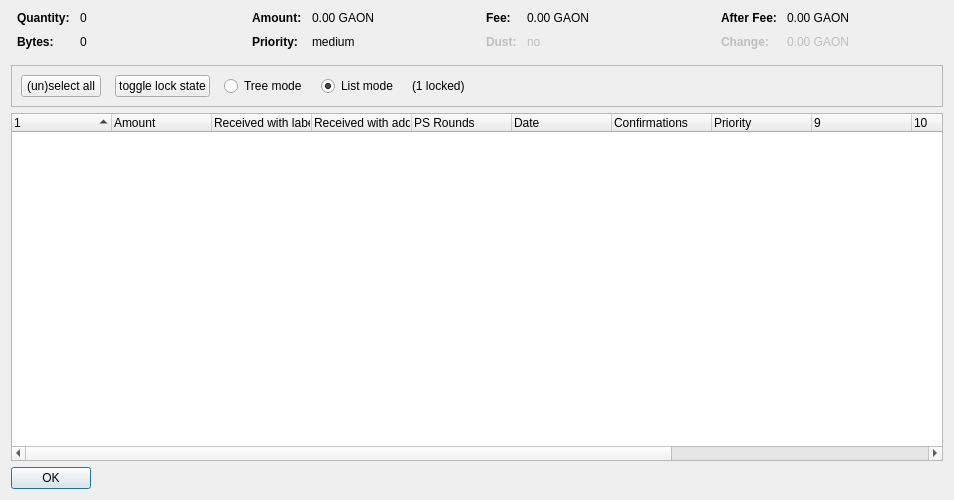
<?xml version="1.0" encoding="UTF-8"?>
<ui version="4.0">
 <class>CoinControlDialog</class>
 <widget class="QDialog" name="CoinControlDialog">
  <property name="geometry">
   <rect>
    <x>0</x>
    <y>0</y>
    <width>954</width>
    <height>500</height>
   </rect>
  </property>
  <property name="windowTitle">
   <string>Coin Selection</string>
  </property>
  <layout class="QVBoxLayout" name="verticalLayout">
   <item>
    <layout class="QHBoxLayout" name="horizontalLayoutTop" stretch="0,0,0,0">
     <property name="topMargin">
      <number>0</number>
     </property>
     <property name="bottomMargin">
      <number>10</number>
     </property>
     <item>
      <layout class="QFormLayout" name="formLayoutCoinControl1">
       <property name="horizontalSpacing">
        <number>10</number>
       </property>
       <property name="verticalSpacing">
        <number>10</number>
       </property>
       <property name="leftMargin">
        <number>6</number>
       </property>
       <property name="rightMargin">
        <number>6</number>
       </property>
       <item row="0" column="0">
        <widget class="QLabel" name="labelCoinControlQuantityText">
         <property name="font">
          <font>
           <weight>75</weight>
           <bold>true</bold>
          </font>
         </property>
         <property name="text">
          <string>Quantity:</string>
         </property>
        </widget>
       </item>
       <item row="0" column="1">
        <widget class="QLabel" name="labelCoinControlQuantity">
         <property name="cursor">
          <cursorShape>IBeamCursor</cursorShape>
         </property>
         <property name="contextMenuPolicy">
          <enum>Qt::ActionsContextMenu</enum>
         </property>
         <property name="text">
          <string notr="true">0</string>
         </property>
         <property name="textInteractionFlags">
          <set>Qt::LinksAccessibleByMouse|Qt::TextSelectableByKeyboard|Qt::TextSelectableByMouse</set>
         </property>
        </widget>
       </item>
       <item row="1" column="0">
        <widget class="QLabel" name="labelCoinControlBytesText">
         <property name="font">
          <font>
           <weight>75</weight>
           <bold>true</bold>
          </font>
         </property>
         <property name="text">
          <string>Bytes:</string>
         </property>
        </widget>
       </item>
       <item row="1" column="1">
        <widget class="QLabel" name="labelCoinControlBytes">
         <property name="cursor">
          <cursorShape>IBeamCursor</cursorShape>
         </property>
         <property name="contextMenuPolicy">
          <enum>Qt::ActionsContextMenu</enum>
         </property>
         <property name="text">
          <string notr="true">0</string>
         </property>
         <property name="textInteractionFlags">
          <set>Qt::LinksAccessibleByMouse|Qt::TextSelectableByKeyboard|Qt::TextSelectableByMouse</set>
         </property>
        </widget>
       </item>
      </layout>
     </item>
     <item>
      <layout class="QFormLayout" name="formLayoutCoinControl2">
       <property name="horizontalSpacing">
        <number>10</number>
       </property>
       <property name="verticalSpacing">
        <number>10</number>
       </property>
       <property name="leftMargin">
        <number>6</number>
       </property>
       <property name="rightMargin">
        <number>6</number>
       </property>
       <item row="0" column="0">
        <widget class="QLabel" name="labelCoinControlAmountText">
         <property name="font">
          <font>
           <weight>75</weight>
           <bold>true</bold>
          </font>
         </property>
         <property name="text">
          <string>Amount:</string>
         </property>
        </widget>
       </item>
       <item row="0" column="1">
        <widget class="QLabel" name="labelCoinControlAmount">
         <property name="cursor">
          <cursorShape>IBeamCursor</cursorShape>
         </property>
         <property name="contextMenuPolicy">
          <enum>Qt::ActionsContextMenu</enum>
         </property>
         <property name="text">
          <string notr="true">0.00 GAON</string>
         </property>
         <property name="textInteractionFlags">
          <set>Qt::LinksAccessibleByMouse|Qt::TextSelectableByKeyboard|Qt::TextSelectableByMouse</set>
         </property>
        </widget>
       </item>
       <item row="1" column="0">
        <widget class="QLabel" name="labelCoinControlPriorityText">
         <property name="font">
          <font>
           <weight>75</weight>
           <bold>true</bold>
          </font>
         </property>
         <property name="text">
          <string>Priority:</string>
         </property>
        </widget>
       </item>
       <item row="1" column="1">
        <widget class="QLabel" name="labelCoinControlPriority">
         <property name="cursor">
          <cursorShape>IBeamCursor</cursorShape>
         </property>
         <property name="contextMenuPolicy">
          <enum>Qt::ActionsContextMenu</enum>
         </property>
         <property name="text">
          <string>medium</string>
         </property>
         <property name="textInteractionFlags">
          <set>Qt::LinksAccessibleByMouse|Qt::TextSelectableByKeyboard|Qt::TextSelectableByMouse</set>
         </property>
        </widget>
       </item>
      </layout>
     </item>
     <item>
      <layout class="QFormLayout" name="formLayoutCoinControl3">
       <property name="horizontalSpacing">
        <number>10</number>
       </property>
       <property name="verticalSpacing">
        <number>10</number>
       </property>
       <property name="leftMargin">
        <number>6</number>
       </property>
       <property name="rightMargin">
        <number>6</number>
       </property>
       <item row="0" column="0">
        <widget class="QLabel" name="labelCoinControlFeeText">
         <property name="font">
          <font>
           <weight>75</weight>
           <bold>true</bold>
          </font>
         </property>
         <property name="text">
          <string>Fee:</string>
         </property>
        </widget>
       </item>
       <item row="0" column="1">
        <widget class="QLabel" name="labelCoinControlFee">
         <property name="cursor">
          <cursorShape>IBeamCursor</cursorShape>
         </property>
         <property name="contextMenuPolicy">
          <enum>Qt::ActionsContextMenu</enum>
         </property>
         <property name="text">
          <string notr="true">0.00 GAON</string>
         </property>
         <property name="textInteractionFlags">
          <set>Qt::LinksAccessibleByMouse|Qt::TextSelectableByKeyboard|Qt::TextSelectableByMouse</set>
         </property>
        </widget>
       </item>
       <item row="1" column="0">
        <widget class="QLabel" name="labelCoinControlLowOutputText">
         <property name="enabled">
          <bool>false</bool>
         </property>
         <property name="font">
          <font>
           <weight>75</weight>
           <bold>true</bold>
          </font>
         </property>
         <property name="text">
          <string>Dust:</string>
         </property>
        </widget>
       </item>
       <item row="1" column="1">
        <widget class="QLabel" name="labelCoinControlLowOutput">
         <property name="enabled">
          <bool>false</bool>
         </property>
         <property name="cursor">
          <cursorShape>IBeamCursor</cursorShape>
         </property>
         <property name="contextMenuPolicy">
          <enum>Qt::ActionsContextMenu</enum>
         </property>
         <property name="text">
          <string>no</string>
         </property>
         <property name="textInteractionFlags">
          <set>Qt::LinksAccessibleByMouse|Qt::TextSelectableByKeyboard|Qt::TextSelectableByMouse</set>
         </property>
        </widget>
       </item>
      </layout>
     </item>
     <item>
      <layout class="QFormLayout" name="formLayoutCoinControl4">
       <property name="horizontalSpacing">
        <number>10</number>
       </property>
       <property name="verticalSpacing">
        <number>10</number>
       </property>
       <property name="leftMargin">
        <number>6</number>
       </property>
       <property name="rightMargin">
        <number>6</number>
       </property>
       <item row="0" column="0">
        <widget class="QLabel" name="labelCoinControlAfterFeeText">
         <property name="font">
          <font>
           <weight>75</weight>
           <bold>true</bold>
          </font>
         </property>
         <property name="text">
          <string>After Fee:</string>
         </property>
        </widget>
       </item>
       <item row="0" column="1">
        <widget class="QLabel" name="labelCoinControlAfterFee">
         <property name="cursor">
          <cursorShape>IBeamCursor</cursorShape>
         </property>
         <property name="contextMenuPolicy">
          <enum>Qt::ActionsContextMenu</enum>
         </property>
         <property name="text">
          <string notr="true">0.00 GAON</string>
         </property>
         <property name="textInteractionFlags">
          <set>Qt::LinksAccessibleByMouse|Qt::TextSelectableByKeyboard|Qt::TextSelectableByMouse</set>
         </property>
        </widget>
       </item>
       <item row="1" column="0">
        <widget class="QLabel" name="labelCoinControlChangeText">
         <property name="enabled">
          <bool>false</bool>
         </property>
         <property name="font">
          <font>
           <weight>75</weight>
           <bold>true</bold>
          </font>
         </property>
         <property name="text">
          <string>Change:</string>
         </property>
        </widget>
       </item>
       <item row="1" column="1">
        <widget class="QLabel" name="labelCoinControlChange">
         <property name="enabled">
          <bool>false</bool>
         </property>
         <property name="cursor">
          <cursorShape>IBeamCursor</cursorShape>
         </property>
         <property name="contextMenuPolicy">
          <enum>Qt::ActionsContextMenu</enum>
         </property>
         <property name="text">
          <string notr="true">0.00 GAON</string>
         </property>
         <property name="textInteractionFlags">
          <set>Qt::LinksAccessibleByMouse|Qt::TextSelectableByKeyboard|Qt::TextSelectableByMouse</set>
         </property>
        </widget>
       </item>
      </layout>
     </item>
    </layout>
   </item>
   <item>
    <widget class="QFrame" name="frame">
     <property name="minimumSize">
      <size>
       <width>0</width>
       <height>40</height>
      </size>
     </property>
     <property name="frameShape">
      <enum>QFrame::StyledPanel</enum>
     </property>
     <property name="frameShadow">
      <enum>QFrame::Sunken</enum>
     </property>
     <layout class="QHBoxLayout" name="horizontalLayout">
      <item>
       <layout class="QHBoxLayout" name="horizontalLayoutPanel" stretch="0,0,0,0,0,0">
        <property name="spacing">
         <number>14</number>
        </property>
        <item>
         <widget class="QPushButton" name="pushButtonSelectAll">
          <property name="sizePolicy">
           <sizepolicy hsizetype="Maximum" vsizetype="Fixed">
            <horstretch>0</horstretch>
            <verstretch>0</verstretch>
           </sizepolicy>
          </property>
          <property name="text">
           <string>(un)select all</string>
          </property>
          <property name="autoDefault">
           <bool>false</bool>
          </property>
         </widget>
        </item>
        <item>
         <widget class="QPushButton" name="pushButtonToggleLock">
          <property name="sizePolicy">
           <sizepolicy hsizetype="Maximum" vsizetype="Fixed">
            <horstretch>0</horstretch>
            <verstretch>0</verstretch>
           </sizepolicy>
          </property>
          <property name="text">
           <string>toggle lock state</string>
          </property>
          <property name="autoDefault">
           <bool>false</bool>
          </property>
         </widget>
        </item>
        <item>
         <widget class="QRadioButton" name="radioTreeMode">
          <property name="sizePolicy">
           <sizepolicy hsizetype="Maximum" vsizetype="Fixed">
            <horstretch>0</horstretch>
            <verstretch>0</verstretch>
           </sizepolicy>
          </property>
          <property name="text">
           <string>Tree mode</string>
          </property>
         </widget>
        </item>
        <item>
         <widget class="QRadioButton" name="radioListMode">
          <property name="sizePolicy">
           <sizepolicy hsizetype="Maximum" vsizetype="Fixed">
            <horstretch>0</horstretch>
            <verstretch>0</verstretch>
           </sizepolicy>
          </property>
          <property name="text">
           <string>List mode</string>
          </property>
          <property name="checked">
           <bool>true</bool>
          </property>
         </widget>
        </item>
        <item>
         <widget class="QLabel" name="labelLocked">
          <property name="text">
           <string>(1 locked)</string>
          </property>
         </widget>
        </item>
        <item>
         <spacer name="horizontalSpacer">
          <property name="orientation">
           <enum>Qt::Horizontal</enum>
          </property>
          <property name="sizeHint" stdset="0">
           <size>
            <width>40</width>
            <height>20</height>
           </size>
          </property>
         </spacer>
        </item>
       </layout>
      </item>
     </layout>
    </widget>
   </item>
   <item>
    <widget class="CoinControlTreeWidget" name="treeWidget">
     <property name="contextMenuPolicy">
      <enum>Qt::CustomContextMenu</enum>
     </property>
     <property name="sortingEnabled">
      <bool>false</bool>
     </property>
     <property name="columnCount">
      <number>13</number>
     </property>
     <attribute name="headerShowSortIndicator" stdset="0">
      <bool>true</bool>
     </attribute>
     <attribute name="headerStretchLastSection">
      <bool>false</bool>
     </attribute>
     <column>
      <property name="text">
       <string/>
      </property>
     </column>
     <column>
      <property name="text">
       <string>Amount</string>
      </property>
     </column>
     <column>
      <property name="text">
       <string>Received with label</string>
      </property>
     </column>
     <column>
      <property name="text">
       <string>Received with address</string>
      </property>
     </column>
     <column>
      <property name="text">
       <string>PS Rounds</string>
      </property>
     </column>
     <column>
      <property name="text">
       <string>Date</string>
      </property>
     </column>
     <column>
      <property name="text">
       <string>Confirmations</string>
      </property>
      <property name="toolTip">
       <string>Confirmed</string>
      </property>
     </column>
     <column>
      <property name="text">
       <string>Priority</string>
      </property>
     </column>
     <column>
      <property name="text">
       <string/>
      </property>
     </column>
     <column>
      <property name="text">
       <string/>
      </property>
     </column>
     <column>
      <property name="text">
       <string/>
      </property>
     </column>
     <column>
      <property name="text">
       <string/>
      </property>
     </column>
     <column>
      <property name="text">
       <string/>
      </property>
     </column>
    </widget>
   </item>
   <item>
    <widget class="QDialogButtonBox" name="buttonBox">
     <property name="sizePolicy">
      <sizepolicy hsizetype="Maximum" vsizetype="Fixed">
       <horstretch>0</horstretch>
       <verstretch>0</verstretch>
      </sizepolicy>
     </property>
     <property name="orientation">
      <enum>Qt::Horizontal</enum>
     </property>
     <property name="standardButtons">
      <set>QDialogButtonBox::Ok</set>
     </property>
    </widget>
   </item>
  </layout>
 </widget>
 <customwidgets>
  <customwidget>
   <class>CoinControlTreeWidget</class>
   <extends>QTreeWidget</extends>
   <header>coincontroltreewidget.h</header>
  </customwidget>
 </customwidgets>
 <resources/>
 <connections/>
</ui>
